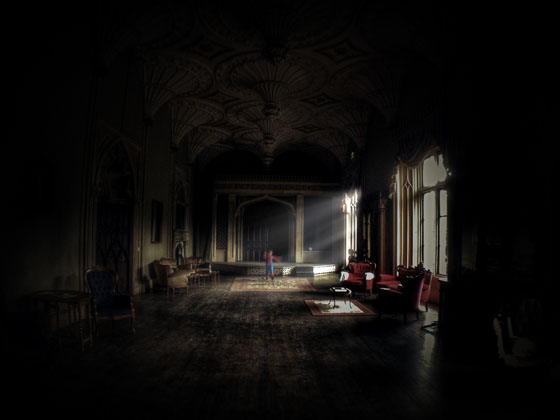
#> input picture lowlight.jpg, 560 x 420 px
$ python threshold.py
#> lines starting #> are read from the running program, lines starting #| are printed output that depends on the picture; after the words box and inside, x2 and y2 are one past the last pixel; in counts of white or black regions, pixels touching at a corner belong together
import cv2
import numpy as np
img = cv2.imread('lowlight.jpg')
#> img is the input picture: shape (420, 560, 3); mean B, G, R 11.9, 13.5, 15.2
retval, threshold = cv2.threshold(img, 12, 255, cv2.THRESH_BINARY)
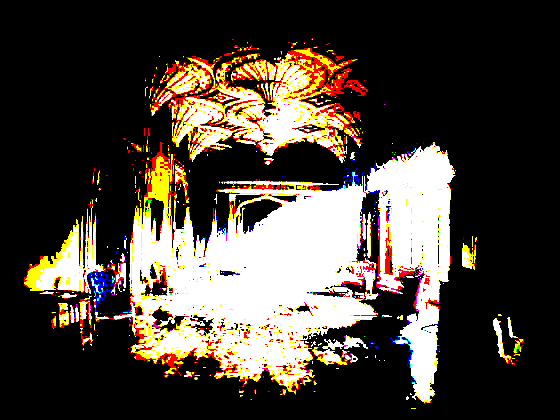
#> threshold: shape (420, 560, 3); mean B, G, R 56.9, 66.5, 75.7
gray = cv2.cvtColor(img, cv2.COLOR_BGR2GRAY)
retval, threshold2 = cv2.threshold(gray, 12, 255, cv2.THRESH_BINARY)
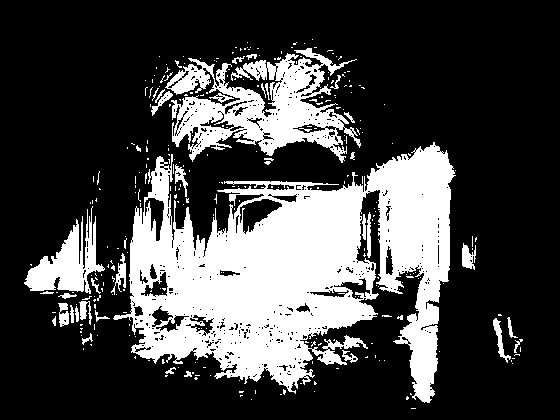
#> threshold2: shape (420, 560); 27% white; 307 white regions (267 under 20 px), largest, box (x1, y1, x2, y2) and area: (113, 142, 456, 403) 46640, (165, 48, 361, 163) 10284, (24, 206, 105, 294) 2847
gaus = cv2.adaptiveThreshold(gray, 255, cv2.ADAPTIVE_THRESH_GAUSSIAN_C,cv2.THRESH_BINARY,115,1)
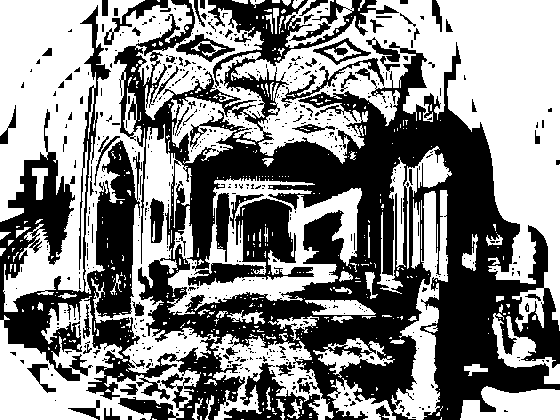
#> gaus: shape (420, 560); 53.3% white; 558 black regions (486 under 20 px), largest, box (x1, y1, x2, y2) and area: (0, 0, 560, 420) 93448, (188, 198, 314, 286) 4183, (224, 363, 320, 420) 2142
cv2.imshow('original', img)
cv2.imshow('threshold', threshold)
cv2.imshow('gaus',gaus)
cv2.waitKey(0)
cv2.destroyAllWindows()
